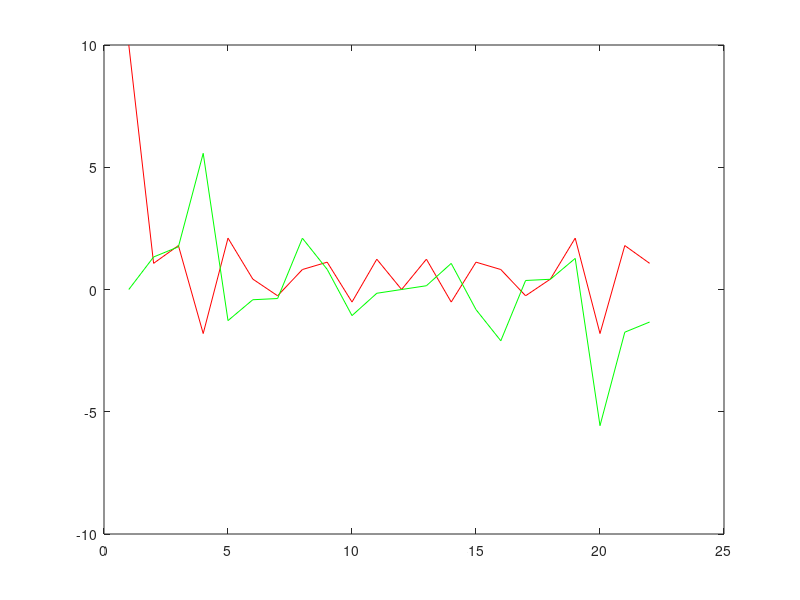

Write MATLAB code to recreate this figure.
x = [1 0 0 0 0 1 1 0 0 0 0 1 1 1 0 0 0 0 1 1 1 1];
y = fft(x);

plot(real(y), 'red');
hold on;
plot(imag(y), 'green');
clear y;


function [y] = SinCosAmps(x)
    n = length(x);
    y = zeros(n, 2);
    y(1, 1) = real(x(1))/n;
    y(n / 2 + 1, 1) = imag(x(1))/n;
    for k = 1:n
        y(k, 1) = real(x(k))/n/2;
        y(k, 2) = -imag(x(k))/n/2;
    end
end